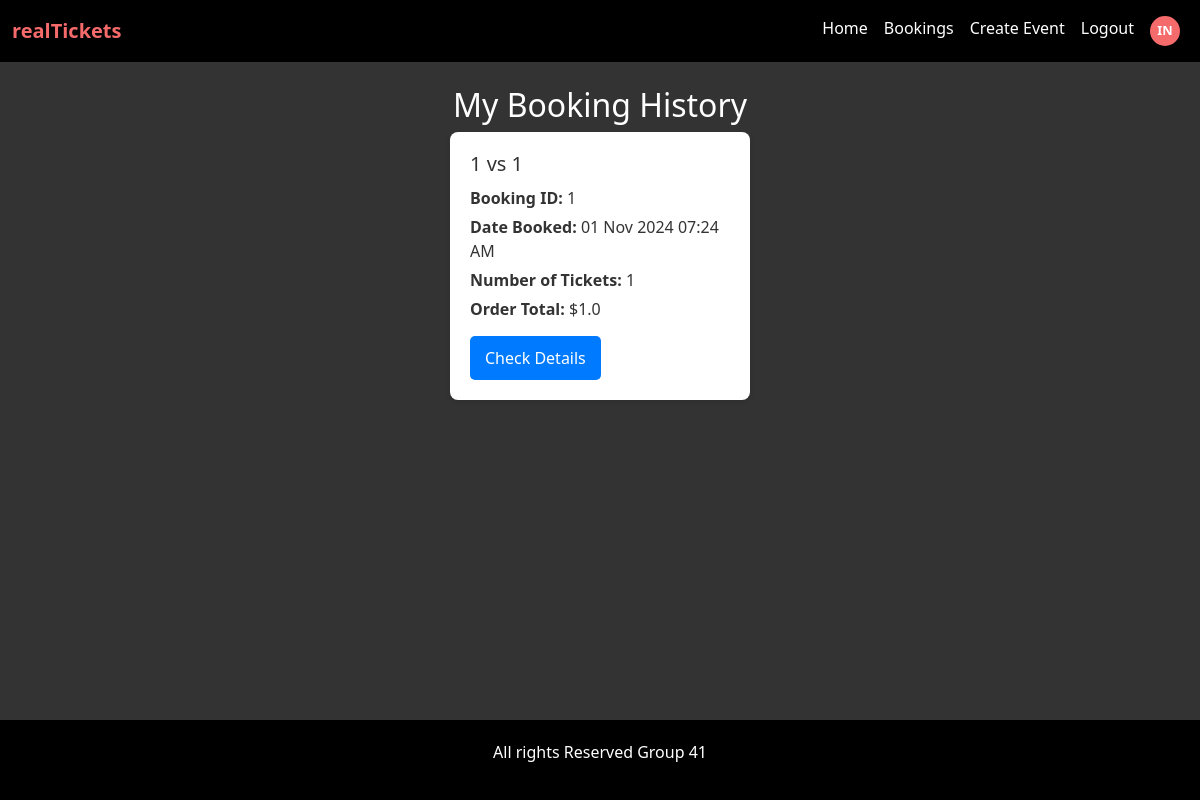
Page /booking-history (signed in) on the committed database.
### index/models.py (models this page shows, shortened)
class User(UserMixin, db.Model):  # Inherit from UserMixin
    id = db.Column(db.Integer, primary_key=True)
    first_name = db.Column(db.String(100), nullable=False)
    last_name = db.Column(db.String(100), nullable=False)
    dob = db.Column(db.String(10), nullable=False)
    email = db.Column(db.String(120), unique=True, nullable=False)
    username = db.Column(db.String(80), unique=True, nullable=False)
    password = db.Column(db.String(200), nullable=False)  # For storing hashed passwords
    bio = db.Column(db.Text, nullable=True)  # Optional field for user bio
    created_at = db.Column(db.DateTime, default=datetime.utcnow)  # Track creation time
    def get_initials(self):
        return f"{self.first_name[0].upper()}{self.last_name[0].upper()}"

class Ticket(db.Model):
    __tablename__ = 'tickets'
    id = db.Column(db.Integer, primary_key=True)
    event_id = db.Column(db.Integer, db.ForeignKey('events.id'), nullable=False)
    user_name = db.Column(db.String(100), nullable=False)
    user_email = db.Column(db.String(120), nullable=False)
    number_of_tickets = db.Column(db.Integer, nullable=False)
    total_price = db.Column(db.Float, nullable=False)
    booking_date = db.Column(db.DateTime, default=datetime.utcnow)
    status = db.Column(db.String(20), default='confirmed')  # Status of the ticket
    event = db.relationship('Event', back_populates='tickets')

class Event(db.Model):
    __tablename__ = 'events'  # Ensure this matches your database table name
    id = db.Column(db.Integer, primary_key=True)
    name = db.Column(db.String(100), nullable=False)
    date = db.Column(db.DateTime, default=datetime.utcnow)
    location = db.Column(db.String(200))
    description = db.Column(db.Text, nullable=True)
    seats_available = db.Column(db.Integer, nullable=False)
    status = db.Column(db.String(50), nullable=False, default='Open')  # Default to 'Open'
    price_per_ticket = db.Column(db.Float, nullable=False)  # Price per ticket
    created_by = db.Column(db.Integer, db.ForeignKey('user.id'), nullable=False)  # Reference to the user
    created_at = db.Column(db.DateTime, default=datetime.utcnow)  # Track creation time
    comments = db.relationship('Comment', backref='event', lazy=True)
    tickets = db.relationship('Ticket', back_populates='event', cascade='all, delete-orphan')
    image_filename = db.Column(db.String(120), nullable=True)  # Image filename

### index/views.py (the view)
@main_bp.route('/booking-history')
@login_required  # Ensure user is logged in to access booking history
def booking_history():
    bookings = Ticket.query.filter_by(user_email=current_user.email).all()
    return render_template('booking_history.html', bookings=bookings)

### index/__init__.py (called while the page is built)
def create_app():
    app = Flask(__name__)
    app.config['SECRET_KEY'] = 'your_secret_key_here'
    app.config['SQLALCHEMY_DATABASE_URI'] = 'sqlite:///users.db'  # Use SQLite for the database
    app.config['SQLALCHEMY_TRACK_MODIFICATIONS'] = False  # Disable modification tracking
    db.init_app(app)
    login_manager.init_app(app)
    login_manager.login_view = 'main.login'  # Redirect to login page if not logged in
    from .models import User  # Import the User model here
    @login_manager.user_loader
    def load_user(user_id):
        return User.query.get(int(user_id))  # Retrieve user by ID for Flask-Login
    from .views import main_bp
    app.register_blueprint(main_bp)
    return app

### index/templates/booking_history.html (shortened to what this page needs)
{% extends 'base.html' %}
{% block content %}
<h2 class="text-center">My Booking History</h2>
<div class="booking-card-container">
    {% for booking in bookings %}
    <div class="booking-card">
        <div class="booking-details">
            <h5>{{ booking.event.name }}</h5>
            <p><strong>Booking ID:</strong> {{ booking.id }}</p>
            <p><strong>Date Booked:</strong> {{ booking.booking_date.strftime('%d %b %Y %I:%M %p') }}</p>
            <p><strong>Number of Tickets:</strong> {{ booking.number_of_tickets }}</p>
            <p><strong>Order Total:</strong> ${{ booking.total_price }}</p>
        </div>
        <a href="{{ url_for('main.event_details', event_id=booking.event_id) }}" class="check-details-btn">Check
            Details</a>
    </div>
    {% else %}
    <p>No bookings found.</p>
    {% endfor %}
</div>
{% endblock %}

### index/templates/base.html (shortened to what this page needs)
<!DOCTYPE html>
<html lang="en">
<head>
    <link href="https://cdn.jsdelivr.net/npm/bootstrap@5.3.0/dist/css/bootstrap.min.css" rel="stylesheet">
</head>
<body>
    <nav class="navbar navbar-expand-lg navbar-dark">
        <div class="container-fluid">
            <a class="navbar-brand" href="#"><span style="color: #F56A6A; font-weight: bold;">realTickets</span></a>
            <div class="collapse navbar-collapse justify-content-end" id="navbarNav">
                <ul class="navbar-nav">
                    <li class="nav-item">
                        <a class="nav-link" href="{{ url_for('main.home') }}">Home</a>
                    </li>
                    {% if current_user.is_authenticated %}
                    <li class="nav-item">
                        <a class="nav-link" href="{{ url_for('main.booking_history') }}">Bookings</a>
                    </li>
                    <li class="nav-item">
                        <a class="nav-link" href="{{ url_for('main.create_event') }}">Create Event</a>
                    </li>
                    <li class="nav-item">
                        <a class="nav-link" href="{{ url_for('main.logout') }}"
                            onclick="return confirmLogout();">Logout</a>
                    </li>
                    <li class="nav-item">
                        <a class="nav-link" href="{{ url_for('main.profile') }}">
                            <div class="profile-circle">
                                {{ current_user.get_initials() }}
                            </div>
                        </a>
                    </li>
                    {% else %}
                    <li class="nav-item"><a class="nav-link" href="{{ url_for('main.register') }}">Register</a></li>
                    <li class="nav-item"><a class="nav-link" href="{{ url_for('main.login') }}">Log in</a></li>
                    {% endif %}
                </ul>
            </div>
        </div>
    </nav>
    <div class="container content mt-4">
        {% block content %}{% endblock %}
    </div>
    <footer>
        <p>All rights Reserved Group 41</p>
    </footer>
</body>
</html>

### index/templates/base.html (style rules this page uses)
body { background-color: #333; color: white; min-height: 100vh; display: flex; flex-direction: column; }
.navbar { background-color: #000; align-items: center; }
.navbar-nav .nav-link { color: #fff !important; }
footer { background-color: #000; color: white; padding: 20px 0; text-align: center; margin-top: 30px; }
.content { flex: 1; overflow-y: auto; }
.profile-circle { display: inline-flex; justify-content: center; align-items: center; width: 30px; height: 30px; border-radius: 50%; background-color: #F56A6A; color: white; font-weight: bold; font-size: 0.8rem; text-align: center; }

### index/templates/booking_history.html (style rules this page uses)
.booking-card-container { display: flex; flex-wrap: wrap; justify-content: center; gap: 20px; }
.booking-card { background-color: white; border-radius: 8px; box-shadow: 0 2px 5px rgba(0, 0, 0, 0.1); padding: 20px; width: 300px; transition: box-shadow 0.3s; color: #333; }
.booking-details h5 { margin-top: 0; margin-bottom: 10px; }
.booking-details p { margin: 5px 0; }
.check-details-btn { display: inline-block; padding: 10px 15px; background-color: #007BFF; color: white; text-decoration: none; border-radius: 5px; transition: background-color 0.3s; margin-top: 10px; }
.text-center { text-align: center; }

### rows in the picture
User: get_initials "IN"
Ticket: event.name "1 vs 1", id "1", booking_date "01 Nov 2024 07:24 AM", number_of_tickets "1", total_price "1.0"
